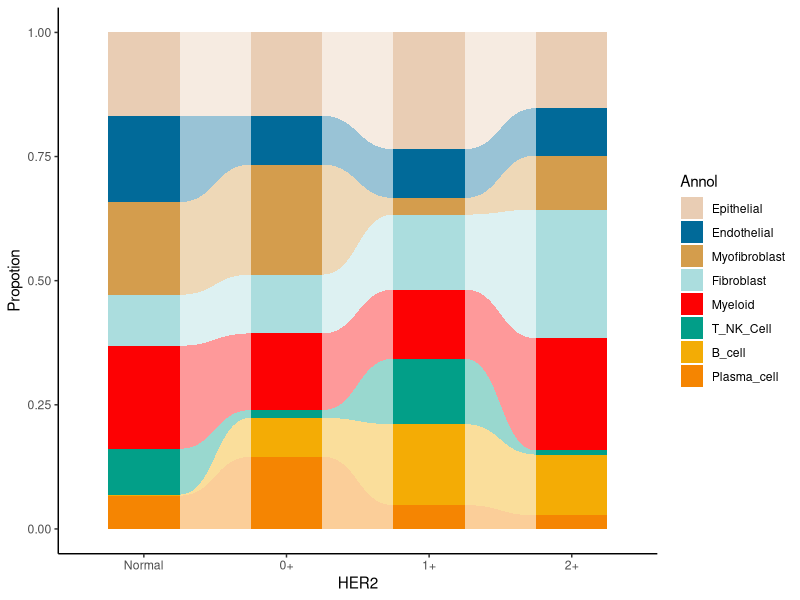
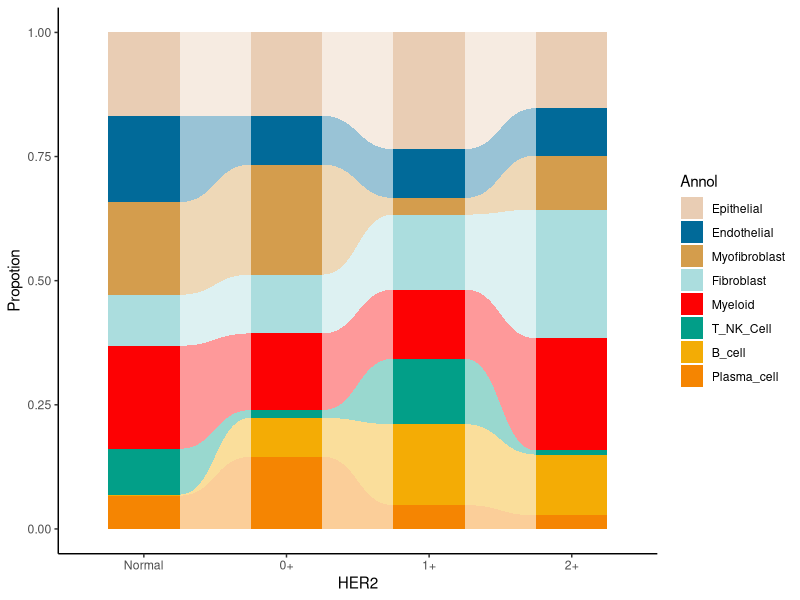

Recreate these plots in R, in order.
# =============================================================================
# 冲击图
# organized：线性脚本 + 中文分节；路径相对本条目目录
# =============================================================================
# =============================================================================

script_dir <- tryCatch(
  dirname(normalizePath(sys.frame(1)$ofile)),
  error = function(e) {
    args <- commandArgs(trailingOnly = FALSE)
    file_arg <- grep("^--file=", args, value = TRUE)
    if (length(file_arg)) dirname(normalizePath(sub("^--file=", "", file_arg))) else normalizePath(getwd())
  }
)
root <- if (basename(script_dir) == "code") dirname(script_dir) else script_dir
out_dir <- file.path(root, "output", "figures")
dir.create(out_dir, recursive = TRUE, showWarnings = FALSE)

suppressPackageStartupMessages({
  library(ggplot2)
  library(dplyr)
  library(tidyr)
  library(readr)
  library(tibble)
  library(stringr)
  library(forcats)
})

library(ggplot2)
library(ggforce)
# library(tidyverse) 已在文件头拆包

# 构造模拟数据：
data <- data.frame(Normal = sample(1:100, 8),
                   A = sample(1:100, 8),
                   B = sample(1:100, 8),
                   C = sample(1:100, 8),
                   group = factor(c("Epithelial", "Endothelial", "Myofibroblast",
                             "Fibroblast", "Myeloid", "T_NK_Cell", "B_cell",
                             "Plasma_cell"),
                             levels = c("Epithelial", "Endothelial", "Myofibroblast",
                                        "Fibroblast", "Myeloid", "T_NK_Cell", "B_cell",
                                         "Plasma_cell")))

# 宽数据转长数据：
data_long <- pivot_longer(data, cols = !group,
                          names_to = "x", values_to = "value") %>%
  group_by(x)
data_long$x <- factor(data_long$x, levels = c("Normal", "A", "B", "C"))

# 构造过度条带数据：
data_y_tmp <- data[8:1,]

for (j in 1:4) {
  for(i in 2:nrow(data_y_tmp)) {
    data_y_tmp[i, j] <- sum(data[8:1,][1:i,j])
  }
}
data_y_tmp[,1:4] <- apply(data_y_tmp[,1:4], 2, function(x) x/x[8])

y <- c()

for (j in 1:3) {
  for (i in 1:8) {
    if (i == 1) {
      y[((i-1)*4+(j-1)*32+1):(i*4+(j-1)*32)] <- c(0, 0, data_y_tmp[i,j+1], data_y_tmp[i,j])
    } else {
      y[((i-1)*4+(j-1)*32+1):(i*4+(j-1)*32)] <- c(data_y_tmp[i-1,j], data_y_tmp[i-1,j+1], data_y_tmp[i,j+1], data_y_tmp[i,j])
    }
  }
}

data_y <- data.frame(x = rep(rep(c(1.25, 1.75, 1.75, 1.25), 8), 3) + rep(0:2, each = 32),
                     group1 = rep(1:24, each = 4),
                     group2 = rep(rep(factor(rev(c("Epithelial", "Endothelial", "Myofibroblast",
                                               "Fibroblast", "Myeloid", "T_NK_Cell", "B_cell",
                                               "Plasma_cell")),
                                             levels = c("Epithelial", "Endothelial", "Myofibroblast",
                                                        "Fibroblast", "Myeloid", "T_NK_Cell", "B_cell",
                                                        "Plasma_cell")), each = 4), 3),
                     y = y)


# 绘图：
ggplot()+
  geom_col(data = data_long, aes(x, value, fill = group),
           position = "fill", width = 0.5)+

  geom_diagonal_wide(data = data_y,
                     aes(x, y, group = group1, fill = group2),
                     alpha = 0.4)+
  scale_x_discrete(label = c("Normal", "0+", "1+", "2+"))+
  scale_fill_manual(name = "Annol",
                    values = c("#e9cdb4", "#016a99", "#d49d4d","#abddde",
                               "#fd0103", "#029f88", "#f4ac05", "#f58502"))+
  ylab("Propotion")+
  xlab("HER2")+
  theme_classic()

ggsave(file.path(out_dir, "plot.pdf"), height = 5, width = 7)
